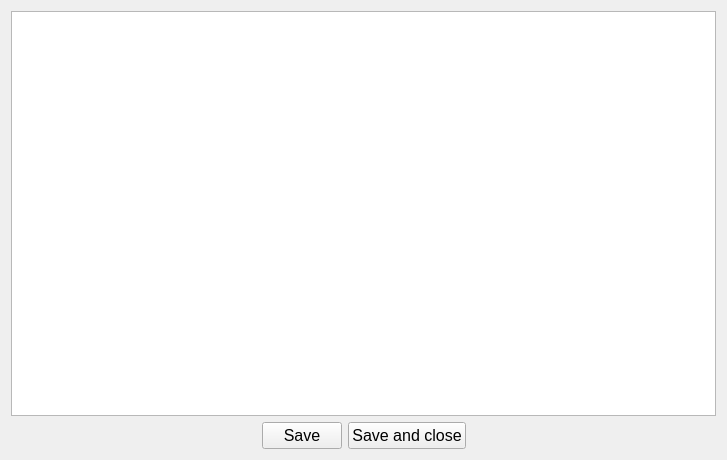
<?xml version="1.0" encoding="UTF-8"?>
<ui version="4.0">
 <class>NotesGui</class>
 <widget class="QWidget" name="NotesGui">
  <property name="geometry">
   <rect>
    <x>0</x>
    <y>0</y>
    <width>727</width>
    <height>460</height>
   </rect>
  </property>
  <property name="windowTitle">
   <string>Form</string>
  </property>
  <layout class="QVBoxLayout" name="verticalLayout">
   <item>
    <widget class="QTextEdit" name="txtNotes"/>
   </item>
   <item>
    <layout class="QHBoxLayout" name="horizontalLayout">
     <item>
      <spacer name="horizontalSpacer">
       <property name="orientation">
        <enum>Qt::Horizontal</enum>
       </property>
       <property name="sizeHint" stdset="0">
        <size>
         <width>40</width>
         <height>20</height>
        </size>
       </property>
      </spacer>
     </item>
     <item>
      <widget class="QPushButton" name="btnSave">
       <property name="font">
        <font>
         <pointsize>12</pointsize>
        </font>
       </property>
       <property name="text">
        <string>Save</string>
       </property>
      </widget>
     </item>
     <item>
      <widget class="QPushButton" name="btnSaveClose">
       <property name="font">
        <font>
         <pointsize>12</pointsize>
        </font>
       </property>
       <property name="text">
        <string>Save and close</string>
       </property>
      </widget>
     </item>
     <item>
      <spacer name="horizontalSpacer_2">
       <property name="orientation">
        <enum>Qt::Horizontal</enum>
       </property>
       <property name="sizeHint" stdset="0">
        <size>
         <width>40</width>
         <height>20</height>
        </size>
       </property>
      </spacer>
     </item>
    </layout>
   </item>
  </layout>
 </widget>
 <resources/>
 <connections/>
</ui>
